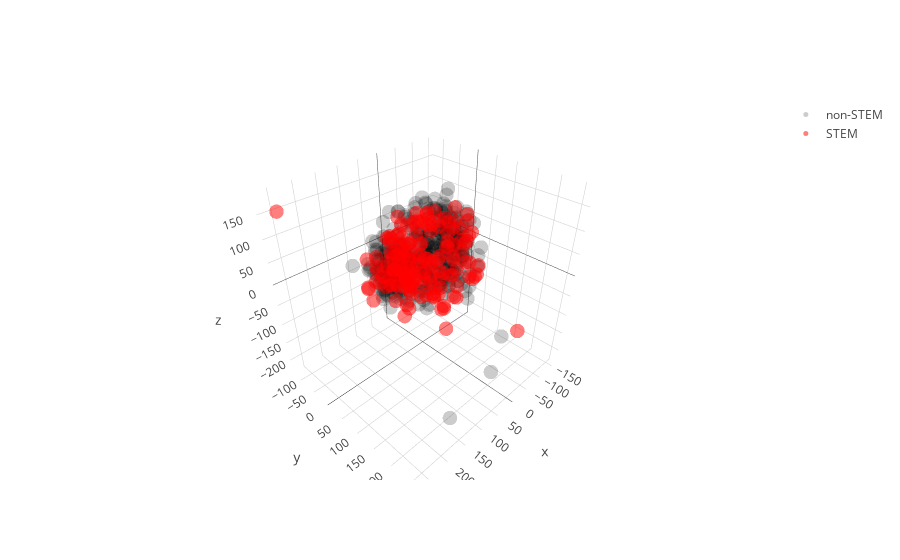

This figure's notebook cell:
### Code cell
import plotly.plotly as py
from plotly.offline import download_plotlyjs, init_notebook_mode, plot, iplot
import plotly.graph_objs as go
init_notebook_mode(connected=True)

ix = np.where(y == 0)
trace1 = go.Scatter3d(
    x=x_tsne[ix, 0][0],
    y=x_tsne[ix, 1][0],
    z=x_tsne[ix, 2][0],
    mode='markers',
    marker=dict(
        color='rgb(0, 0, 0)',
        size=5,
        opacity=0.2
    ),
    name='non-STEM'
)

ix = np.where(y == 1)
trace2 = go.Scatter3d(
    x=x_tsne[ix, 0][0],
    y=x_tsne[ix, 1][0],
    z=x_tsne[ix, 2][0],
    mode='markers',
    marker=dict(
        color='rgb(255, 0, 0)',
        size=5,
        symbol='circle',
        opacity=0.5
    ),
    name='STEM'
)

data = [trace1, trace2]
fig = go.Figure(data=data)
iplot(fig)

### Figure 1 — Plotly figure (JSON) as saved in the notebook; plotly's stock layout.template omitted (floating-point values rounded to 4 significant figures; data arrays with more than 128 entries replaced by an {"elided": "..."} marker saying what was removed)
{"data": [{"marker": {"color": "rgb(0, 0, 0)", "opacity": 0.2, "size": 5}, "mode": "markers", "name": "non-STEM", "type": "scatter3d", "x": {"elided": "350 float values"}, "y": {"elided": "350 float values"}, "z": {"elided": "350 float values"}}, {"marker": {"color": "rgb(255, 0, 0)", "opacity": 0.5, "size": 5, "symbol": "circle"}, "mode": "markers", "name": "STEM", "type": "scatter3d", "x": {"elided": "164 float values"}, "y": {"elided": "164 float values"}, "z": {"elided": "164 float values"}}], "layout": {}}
